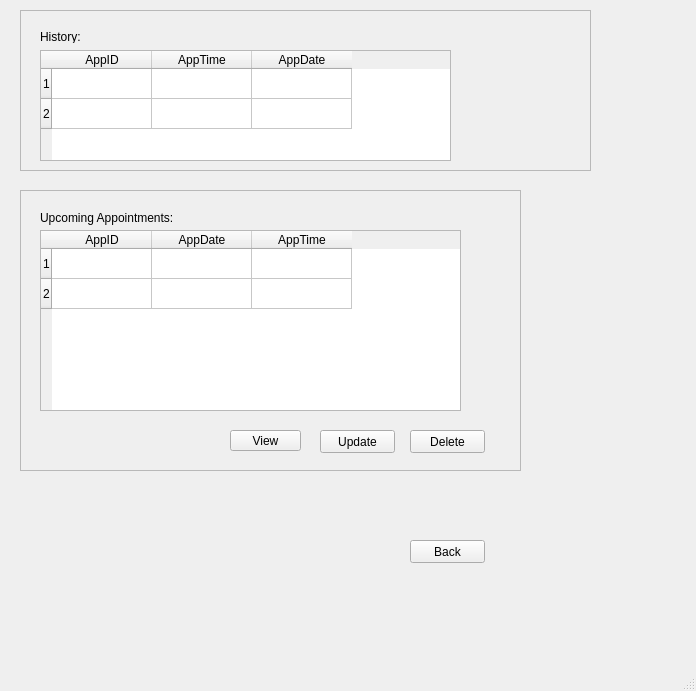
<?xml version="1.0" encoding="UTF-8"?>
<ui version="4.0">
 <class>MainWindow</class>
 <widget class="QMainWindow" name="MainWindow">
  <property name="geometry">
   <rect>
    <x>0</x>
    <y>0</y>
    <width>696</width>
    <height>691</height>
   </rect>
  </property>
  <property name="windowTitle">
   <string>MainWindow</string>
  </property>
  <widget class="QWidget" name="centralwidget">
   <widget class="QFrame" name="frame">
    <property name="geometry">
     <rect>
      <x>20</x>
      <y>10</y>
      <width>571</width>
      <height>161</height>
     </rect>
    </property>
    <property name="frameShape">
     <enum>QFrame::StyledPanel</enum>
    </property>
    <property name="frameShadow">
     <enum>QFrame::Raised</enum>
    </property>
    <widget class="QLabel" name="label">
     <property name="geometry">
      <rect>
       <x>20</x>
       <y>20</y>
       <width>47</width>
       <height>13</height>
      </rect>
     </property>
     <property name="text">
      <string>History:</string>
     </property>
    </widget>
    <widget class="QTableWidget" name="History">
     <property name="geometry">
      <rect>
       <x>20</x>
       <y>40</y>
       <width>411</width>
       <height>111</height>
      </rect>
     </property>
     <row>
      <property name="text">
       <string>1</string>
      </property>
     </row>
     <row>
      <property name="text">
       <string>2</string>
      </property>
     </row>
     <column>
      <property name="text">
       <string>AppID</string>
      </property>
     </column>
     <column>
      <property name="text">
       <string>AppTime</string>
      </property>
     </column>
     <column>
      <property name="text">
       <string>AppDate</string>
      </property>
     </column>
    </widget>
   </widget>
   <widget class="QFrame" name="frame_2">
    <property name="geometry">
     <rect>
      <x>20</x>
      <y>190</y>
      <width>501</width>
      <height>281</height>
     </rect>
    </property>
    <property name="frameShape">
     <enum>QFrame::StyledPanel</enum>
    </property>
    <property name="frameShadow">
     <enum>QFrame::Raised</enum>
    </property>
    <widget class="QLabel" name="label_2">
     <property name="geometry">
      <rect>
       <x>20</x>
       <y>20</y>
       <width>171</width>
       <height>16</height>
      </rect>
     </property>
     <property name="text">
      <string>Upcoming Appointments:</string>
     </property>
    </widget>
    <widget class="QPushButton" name="pushButton">
     <property name="geometry">
      <rect>
       <x>300</x>
       <y>240</y>
       <width>75</width>
       <height>23</height>
      </rect>
     </property>
     <property name="text">
      <string>Update</string>
     </property>
    </widget>
    <widget class="QPushButton" name="pushButton_2">
     <property name="geometry">
      <rect>
       <x>390</x>
       <y>240</y>
       <width>75</width>
       <height>23</height>
      </rect>
     </property>
     <property name="text">
      <string>Delete</string>
     </property>
    </widget>
    <widget class="QTableWidget" name="Upcoming">
     <property name="geometry">
      <rect>
       <x>20</x>
       <y>40</y>
       <width>421</width>
       <height>181</height>
      </rect>
     </property>
     <row>
      <property name="text">
       <string>1</string>
      </property>
     </row>
     <row>
      <property name="text">
       <string>2</string>
      </property>
     </row>
     <column>
      <property name="text">
       <string>AppID</string>
      </property>
     </column>
     <column>
      <property name="text">
       <string>AppDate</string>
      </property>
     </column>
     <column>
      <property name="text">
       <string>AppTime</string>
      </property>
     </column>
    </widget>
    <widget class="QPushButton" name="pushButton_4">
     <property name="geometry">
      <rect>
       <x>210</x>
       <y>240</y>
       <width>71</width>
       <height>21</height>
      </rect>
     </property>
     <property name="text">
      <string>View</string>
     </property>
    </widget>
   </widget>
   <widget class="QPushButton" name="pushButton_3">
    <property name="geometry">
     <rect>
      <x>410</x>
      <y>540</y>
      <width>75</width>
      <height>23</height>
     </rect>
    </property>
    <property name="text">
     <string>Back</string>
    </property>
   </widget>
  </widget>
  <widget class="QMenuBar" name="menubar">
   <property name="geometry">
    <rect>
     <x>0</x>
     <y>0</y>
     <width>696</width>
     <height>26</height>
    </rect>
   </property>
  </widget>
  <widget class="QStatusBar" name="statusbar"/>
 </widget>
 <resources/>
 <connections/>
</ui>
